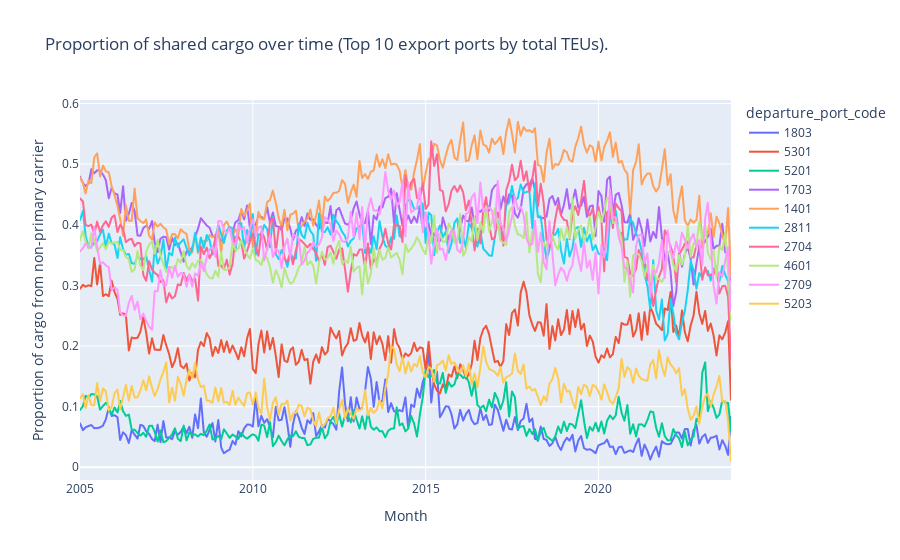

Notebook source saved alongside this figure:
### Code cell
sharing_over_time_plotly(
    data_lf=exports_lf,
    group_var='departure_port_code',
    include_missing_vessels=False,
    title='Proportion of shared cargo over time (Top 10 export ports by total TEUs).')

### Figure 1 — Plotly figure (JSON) as saved in the notebook; plotly's stock layout.template omitted (floating-point values rounded to 4 significant figures; data arrays with more than 128 entries replaced by an {"elided": "..."} marker saying what was removed)
{"data": [{"hovertemplate": "departure_port_code=1803<br>Month=%{x}<br>Proportion of cargo from non-primary carrier=%{y}<extra></extra>", "legendgroup": "1803", "line": {"color": "#636efa", "dash": "solid"}, "marker": {"symbol": "circle"}, "mode": "lines", "name": "1803", "showlegend": true, "type": "scattergl", "x": {"elided": "227 str values"}, "xaxis": "x", "y": {"elided": "227 float values"}, "yaxis": "y"}, {"hovertemplate": "departure_port_code=5301<br>Month=%{x}<br>Proportion of cargo from non-primary carrier=%{y}<extra></extra>", "legendgroup": "5301", "line": {"color": "#EF553B", "dash": "solid"}, "marker": {"symbol": "circle"}, "mode": "lines", "name": "5301", "showlegend": true, "type": "scattergl", "x": {"elided": "227 str values"}, "xaxis": "x", "y": {"elided": "227 float values"}, "yaxis": "y"}, {"hovertemplate": "departure_port_code=5201<br>Month=%{x}<br>Proportion of cargo from non-primary carrier=%{y}<extra></extra>", "legendgroup": "5201", "line": {"color": "#00cc96", "dash": "solid"}, "marker": {"symbol": "circle"}, "mode": "lines", "name": "5201", "showlegend": true, "type": "scattergl", "x": {"elided": "227 str values"}, "xaxis": "x", "y": {"elided": "227 float values"}, "yaxis": "y"}, {"hovertemplate": "departure_port_code=1703<br>Month=%{x}<br>Proportion of cargo from non-primary carrier=%{y}<extra></extra>", "legendgroup": "1703", "line": {"color": "#ab63fa", "dash": "solid"}, "marker": {"symbol": "circle"}, "mode": "lines", "name": "1703", "showlegend": true, "type": "scattergl", "x": {"elided": "227 str values"}, "xaxis": "x", "y": {"elided": "227 float values"}, "yaxis": "y"}, {"hovertemplate": "departure_port_code=1401<br>Month=%{x}<br>Proportion of cargo from non-primary carrier=%{y}<extra></extra>", "legendgroup": "1401", "line": {"color": "#FFA15A", "dash": "solid"}, "marker": {"symbol": "circle"}, "mode": "lines", "name": "1401", "showlegend": true, "type": "scattergl", "x": {"elided": "227 str values"}, "xaxis": "x", "y": {"elided": "227 float values"}, "yaxis": "y"}, {"hovertemplate": "departure_port_code=2811<br>Month=%{x}<br>Proportion of cargo from non-primary carrier=%{y}<extra></extra>", "legendgroup": "2811", "line": {"color": "#19d3f3", "dash": "solid"}, "marker": {"symbol": "circle"}, "mode": "lines", "name": "2811", "showlegend": true, "type": "scattergl", "x": {"elided": "227 str values"}, "xaxis": "x", "y": {"elided": "227 float values"}, "yaxis": "y"}, {"hovertemplate": "departure_port_code=2704<br>Month=%{x}<br>Proportion of cargo from non-primary carrier=%{y}<extra></extra>", "legendgroup": "2704", "line": {"color": "#FF6692", "dash": "solid"}, "marker": {"symbol": "circle"}, "mode": "lines", "name": "2704", "showlegend": true, "type": "scattergl", "x": {"elided": "227 str values"}, "xaxis": "x", "y": {"elided": "227 float values"}, "yaxis": "y"}, {"hovertemplate": "departure_port_code=4601<br>Month=%{x}<br>Proportion of cargo from non-primary carrier=%{y}<extra></extra>", "legendgroup": "4601", "line": {"color": "#B6E880", "dash": "solid"}, "marker": {"symbol": "circle"}, "mode": "lines", "name": "4601", "showlegend": true, "type": "scattergl", "x": {"elided": "227 str values"}, "xaxis": "x", "y": {"elided": "227 float values"}, "yaxis": "y"}, {"hovertemplate": "departure_port_code=2709<br>Month=%{x}<br>Proportion of cargo from non-primary carrier=%{y}<extra></extra>", "legendgroup": "2709", "line": {"color": "#FF97FF", "dash": "solid"}, "marker": {"symbol": "circle"}, "mode": "lines", "name": "2709", "showlegend": true, "type": "scattergl", "x": {"elided": "227 str values"}, "xaxis": "x", "y": {"elided": "227 float values"}, "yaxis": "y"}, {"hovertemplate": "departure_port_code=5203<br>Month=%{x}<br>Proportion of cargo from non-primary carrier=%{y}<extra></extra>", "legendgroup": "5203", "line": {"color": "#FECB52", "dash": "solid"}, "marker": {"symbol": "circle"}, "mode": "lines", "name": "5203", "showlegend": true, "type": "scattergl", "x": {"elided": "227 str values"}, "xaxis": "x", "y": {"elided": "227 float values"}, "yaxis": "y"}], "layout": {"legend": {"title": {"text": "departure_port_code"}, "tracegroupgap": 0}, "title": {"text": "Proportion of shared cargo over time (Top 10 export ports by total TEUs)."}, "xaxis": {"anchor": "y", "domain": [0, 1], "title": {"text": "Month"}}, "yaxis": {"anchor": "x", "domain": [0, 1], "title": {"text": "Proportion of cargo from non-primary carrier"}}}}
